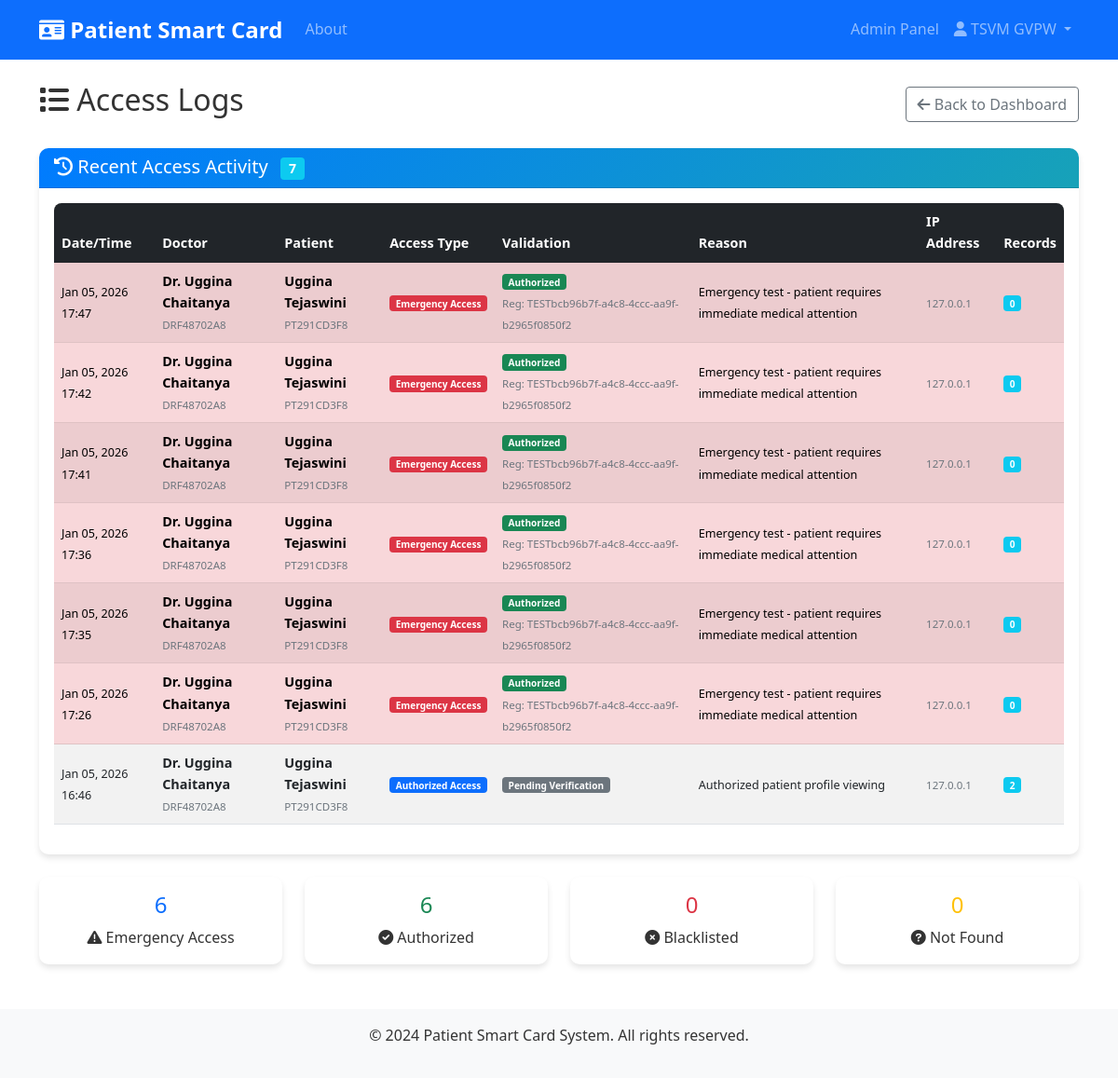
/admin-panel/access-logs/ (signed in), run on the app's committed database.
### patients/models.py (models this page shows, shortened)
class Patient(AbstractUser):
    BLOOD_GROUP_CHOICES = [
        ('A+', 'A+'),
        ('A-', 'A-'),
        ('B+', 'B+'),
        ('B-', 'B-'),
        ('AB+', 'AB+'),
        ('AB-', 'AB-'),
        ('O+', 'O+'),
        ('O-', 'O-'),
    ]
    GENDER_CHOICES = [
        ('M', 'Male'),
        ('F', 'Female'),
        ('O', 'Other'),
    ]
    id = models.UUIDField(primary_key=True, default=uuid.uuid4, editable=False)
    patient_id = models.CharField(max_length=20, unique=True, editable=False)
    username = models.CharField(max_length=150, unique=True, blank=True, null=True)  # Make username optional
    first_name = models.CharField(max_length=100)
    last_name = models.CharField(max_length=100)
    email = models.EmailField(unique=True)
    phone_number = models.CharField(max_length=20, unique=True)
    date_of_birth = models.DateField(null=True, blank=True)
    gender = models.CharField(max_length=1, choices=GENDER_CHOICES, null=True, blank=True)
    blood_group = models.CharField(max_length=3, choices=BLOOD_GROUP_CHOICES, null=True, blank=True)
    chronic_diseases = models.TextField(blank=True)
    allergies = models.TextField(blank=True)
    emergency_contact_name = models.CharField(max_length=100, blank=True)
    emergency_contact_phone = models.CharField(max_length=20, blank=True)
    emergency_contact_relation = models.CharField(max_length=50, blank=True)
    address = models.TextField(blank=True)
    profile_image = models.ImageField(upload_to='patient_images/', null=True, blank=True)
    qr_code = models.ImageField(upload_to='qr_codes/', null=True, blank=True)
    created_at = models.DateTimeField(auto_now_add=True)
    updated_at = models.DateTimeField(auto_now=True)
    objects = PatientManager()
    groups = models.ManyToManyField(
        'auth.Group',
        related_name='patient_users',
        blank=True,
        help_text='The groups this user belongs to.',
        verbose_name='groups',
    )
    user_permissions = models.ManyToManyField(
        'auth.Permission',
        related_name='patient_users',
        blank=True,
        help_text='Specific permissions for this user.',
        verbose_name='user permissions',
    )
    USERNAME_FIELD = 'email'
    REQUIRED_FIELDS = ['first_name', 'last_name', 'phone_number']

### doctors/models.py (models this page shows, shortened)
class AccessLog(models.Model):
    ACCESS_TYPES = [
        ('EMERGENCY', 'Emergency Access'),
        ('AUTHORIZED', 'Authorized Access'),
        ('ROUTINE', 'Routine Check'),
    ]
    VALIDATION_STATUSES = [
        ('AUTHORIZED', 'Authorized'),
        ('BLACKLISTED', 'Blacklisted'),
        ('NOT_FOUND', 'Not Found'),
        ('PENDING', 'Pending Verification'),
    ]
    id = models.UUIDField(primary_key=True, default=uuid.uuid4, editable=False)
    doctor = models.ForeignKey(Doctor, on_delete=models.CASCADE, related_name='access_logs')
    patient = models.ForeignKey(Patient, on_delete=models.CASCADE, related_name='doctor_access_logs')
    access_type = models.CharField(max_length=20, choices=ACCESS_TYPES, default='EMERGENCY')
    access_reason = models.TextField()
    accessed_at = models.DateTimeField(auto_now_add=True)
    ip_address = models.GenericIPAddressField(null=True, blank=True)
    user_agent = models.TextField(blank=True)
    records_viewed = models.PositiveIntegerField(default=0)
    validation_status = models.CharField(max_length=20, choices=VALIDATION_STATUSES, default='PENDING')
    registration_number_used = models.CharField(max_length=50, null=True, blank=True, help_text="Registration number used for validation")
    state_council_used = models.CharField(max_length=100, null=True, blank=True, help_text="State medical council used for validation")
    class Meta:
        ordering = ('-accessed_at',)

class Doctor(AbstractUser):
    SPECIALIZATION_CHOICES = [
        ('GENERAL', 'General Practitioner'),
        ('CARDIOLOGY', 'Cardiology'),
        ('NEUROLOGY', 'Neurology'),
        ('PEDIATRICS', 'Pediatrics'),
        ('ORTHOPEDICS', 'Orthopedics'),
        ('GYNECOLOGY', 'Gynecology'),
        ('DERMATOLOGY', 'Dermatology'),
        ('PSYCHIATRY', 'Psychiatry'),
        ('SURGERY', 'Surgery'),
        ('EMERGENCY', 'Emergency Medicine'),
        ('OTHER', 'Other'),
    ]
    id = models.UUIDField(primary_key=True, default=uuid.uuid4, editable=False)
    doctor_id = models.CharField(max_length=20, unique=True, editable=False)
    username = models.CharField(max_length=150, unique=True, blank=True, null=True)  # Make username optional
    nmc_registration_number = models.CharField(max_length=50, unique=True)
    first_name = models.CharField(max_length=100)
    last_name = models.CharField(max_length=100)
    email = models.EmailField(unique=True)
    phone_number = models.CharField(max_length=20, unique=True)
    specialization = models.CharField(max_length=20, choices=SPECIALIZATION_CHOICES)
    hospital_name = models.CharField(max_length=200)
    hospital_address = models.TextField()
    years_of_experience = models.PositiveIntegerField(default=0)
    medical_license_number = models.CharField(max_length=100, unique=True)
    state_medical_council = models.CharField(max_length=100, default='Andhra Pradesh Medical Council')
    is_verified = models.BooleanField(default=False)
    verification_date = models.DateTimeField(null=True, blank=True)
    created_at = models.DateTimeField(auto_now_add=True)
    updated_at = models.DateTimeField(auto_now=True)
    objects = DoctorManager()
    groups = models.ManyToManyField(
        'auth.Group',
        related_name='doctor_users',
        blank=True,
        help_text='The groups this user belongs to.',
        verbose_name='groups',
    )
    user_permissions = models.ManyToManyField(
        'auth.Permission',
        related_name='doctor_users',
        blank=True,
        help_text='Specific permissions for this user.',
        verbose_name='user permissions',
    )
    USERNAME_FIELD = 'email'
    REQUIRED_FIELDS = ['first_name', 'last_name', 'phone_number', 'nmc_registration_number']

### admin_panel/views.py (the view)
# urls.py: path('access-logs/', views.view_access_logs, name='view_access_logs'),
@login_required
def view_access_logs(request):
    if not request.user.is_superuser:
        messages.error(request, 'Access denied. Admin privileges required.')
        return redirect('admin_panel:login')
    logs = AccessLog.objects.all().order_by('-accessed_at')
    emergency_count = logs.filter(access_type='EMERGENCY').count()
    authorized_count = logs.filter(validation_status='AUTHORIZED').count()
    blacklisted_count = logs.filter(validation_status='BLACKLISTED').count()
    not_found_count = logs.filter(validation_status='NOT_FOUND').count()
    context = {
        'logs': logs,
        'emergency_count': emergency_count,
        'authorized_count': authorized_count,
        'blacklisted_count': blacklisted_count,
        'not_found_count': not_found_count,
    }
    return render(request, 'admin_panel/access_logs.html', context)

### authentication.py (called while the page is built, shortened)
    def get_user(self, user_id):
        try:
            patient = Patient.objects.get(pk=user_id)
            return patient
        except Patient.DoesNotExist:
            pass

### templates/admin_panel/access_logs.html (shortened to what this page needs)
{% extends 'base.html' %}
{% load static %}
{% block content %}
<div class="row">
    <div class="col-12">
        <div class="d-flex justify-content-between align-items-center mb-4">
            <h2><i class="fas fa-list"></i> Access Logs</h2>
            <div>
                <a href="{% url 'admin_panel:dashboard' %}" class="btn btn-outline-secondary">
                    <i class="fas fa-arrow-left"></i> Back to Dashboard
                </a>
            </div>
        </div>
    </div>
</div>
<div class="row">
    <div class="col-12">
        <div class="card">
            <div class="card-header">
                <h5 class="mb-0">
                    <i class="fas fa-history"></i> Recent Access Activity
                    <span class="badge bg-info ms-2">{{ logs.count }}</span>
                </h5>
            </div>
            <div class="card-body">
                {% if logs %}
                <div class="table-responsive">
                    <table class="table table-striped table-hover">
                        <thead class="table-dark">
                            <tr>
                                <th>Date/Time</th>
                                <th>Doctor</th>
                                <th>Patient</th>
                                <th>Access Type</th>
                                <th>Validation</th>
                                <th>Reason</th>
                                <th>IP Address</th>
                                <th>Records</th>
                            </tr>
                        </thead>
                        <tbody>
                            {% for log in logs %}
                            <tr class="{% if log.access_type == 'EMERGENCY' %}table-danger{% endif %}">
                                <td>
                                    <small>{{ log.accessed_at|date:"M d, Y H:i" }}</small>
                                </td>
                                <td>
                                    <div>
                                        <strong>Dr. {{ log.doctor.first_name }} {{ log.doctor.last_name }}</strong>
                                        <br><small class="text-muted">{{ log.doctor.doctor_id }}</small>
                                    </div>
                                </td>
                                <td>
                                    <div>
                                        <strong>{{ log.patient.first_name }} {{ log.patient.last_name }}</strong>
                                        <br><small class="text-muted">{{ log.patient.patient_id }}</small>
                                    </div>
                                </td>
                                <td>
                                    <span class="badge {% if log.access_type == 'EMERGENCY' %}bg-danger{% else %}bg-primary{% endif %}">
                                        {{ log.get_access_type_display }}
                                    </span>
                                </td>
                                <td>
                                    <span class="badge {% if log.validation_status == 'AUTHORIZED' %}bg-success{% elif log.validation_status == 'BLACKLISTED' %}bg-danger{% elif log.validation_status == 'NOT_FOUND' %}bg-warning{% else %}bg-secondary{% endif %}">
                                        {{ log.get_validation_status_display }}
                                    </span>
                                    {% if log.registration_number_used %}
                                    <br><small class="text-muted">Reg: {{ log.registration_number_used }}</small>
                                    {% endif %}
                                </td>
                                <td>
                                    <small>{{ log.access_reason|truncatewords:8 }}</small>
                                </td>
                                <td>
                                    <small class="text-muted">{{ log.ip_address }}</small>
                                </td>
                                <td>
                                    <span class="badge bg-info">{{ log.records_viewed }}</span>
                                </td>
                            </tr>
                            {% endfor %}
                        </tbody>
                    </table>
                </div>
                {% else %}
                <div class="text-center py-5">
                    <i class="fas fa-history fa-3x text-muted mb-3"></i>
                    <h5 class="text-muted">No Access Logs Found</h5>
                    <p class="text-muted">No access activity has been recorded yet.</p>
                </div>
                {% endif %}
            </div>
        </div>
    </div>
</div>
<div class="row mt-4">
    <div class="col-md-3">
        <div class="card text-center">
            <div class="card-body">
                <h4 class="text-primary">{{ emergency_count }}</h4>
                <p class="mb-0"><i class="fas fa-exclamation-triangle"></i> Emergency Access</p>
            </div>
        </div>
    </div>
    <div class="col-md-3">
        <div class="card text-center">
            <div class="card-body">
                <h4 class="text-success">{{ authorized_count }}</h4>
                <p class="mb-0"><i class="fas fa-check-circle"></i> Authorized</p>
            </div>
        </div>
    </div>
    <div class="col-md-3">
        <div class="card text-center">
            <div class="card-body">
                <h4 class="text-danger">{{ blacklisted_count }}</h4>
                <p class="mb-0"><i class="fas fa-times-circle"></i> Blacklisted</p>
            </div>
        </div>
    </div>
    <div class="col-md-3">
        <div class="card text-center">
            <div class="card-body">
                <h4 class="text-warning">{{ not_found_count }}</h4>
                <p class="mb-0"><i class="fas fa-question-circle"></i> Not Found</p>
            </div>
        </div>
    </div>
</div>
{% endblock %}

### templates/base.html (shortened to what this page needs)
{% load static %}
<!DOCTYPE html>
<html lang="en">
<head>
    <link href="https://cdn.jsdelivr.net/npm/bootstrap@5.1.3/dist/css/bootstrap.min.css" rel="stylesheet">
    <link href="https://cdnjs.cloudflare.com/ajax/libs/font-awesome/6.0.0/css/all.min.css" rel="stylesheet">
    <link href="{% static 'css/style.css' %}" rel="stylesheet">
</head>
<body>
    <nav class="navbar navbar-expand-lg navbar-dark bg-primary">
        <div class="container">
            <a class="navbar-brand" href="{% url 'patients:home' %}">
                <i class="fas fa-id-card"></i> Patient Smart Card
            </a>
            <div class="collapse navbar-collapse" id="navbarNav">
                <ul class="navbar-nav me-auto">
                    <li class="nav-item">
                        <a class="nav-link" href="{% url 'about' %}">About</a>
                    </li>
                </ul>
                <ul class="navbar-nav">
                    {% if user.is_authenticated %}
                        {% if user.is_superuser %}
                            <li class="nav-item">
                                <a class="nav-link" href="{% url 'admin_panel:dashboard' %}">Admin Panel</a>
                            </li>
                        {% endif %}
                        <li class="nav-item dropdown">
                            <a class="nav-link dropdown-toggle" href="#" id="navbarDropdown" role="button" data-bs-toggle="dropdown">
                                <i class="fas fa-user"></i> {{ user.get_full_name|default:user.email }}
                            </a>
                        </li>
                    {% endif %}
                </ul>
            </div>
        </div>
    </nav>
    <main class="container mt-4">
        {% block content %}
        {% endblock %}
    </main>
    <footer class="bg-light text-center py-3 mt-5">
        <div class="container">
            <p>&copy; 2024 Patient Smart Card System. All rights reserved.</p>
        </div>
    </footer>
</body>
</html>

### static/css/style.css (style rules this page uses)
:root { --primary-color: #007bff; --secondary-color: #6c757d; --success-color: #28a745; --danger-color: #dc3545; --warning-color: #ffc107; --info-color: #17a2b8; --light-color: #f8f9fa; --dark-color: #343a40; }
body { font-family: 'Segoe UI', Tahoma, Geneva, Verdana, sans-serif; line-height: 1.6; color: #333; }
.navbar-brand { font-weight: bold; font-size: 1.5rem; }
.card { border: none; border-radius: 10px; box-shadow: 0 4px 6px rgba(0, 0, 0, 0.1); transition: transform 0.3s ease, box-shadow 0.3s ease; }
.card-header { background: linear-gradient(135deg, var(--primary-color), var(--info-color)); color: white; border-radius: 10px 10px 0 0 !important; font-weight: bold; }

### templates/admin_panel/access_logs.html (style rules this page uses)
.table-responsive { border-radius: 8px; overflow: hidden; }
.table th { border-top: none; font-weight: 600; font-size: 0.9em; }
.table td { vertical-align: middle; font-size: 0.9em; }
.table-danger { background-color: #fff5f5 !important; }
.badge { font-size: 0.7em; }
.text-muted { font-size: 0.8em; }

### data on the page
Patient: get_full_name "TSVM GVPW"
AccessLog: accessed_at "Jan 05, 2026 17:47", doctor.first_name "Uggina", doctor.last_name "Chaitanya", doctor.doctor_id "DRF48702A8", patient.first_name "Uggina", patient.last_name "Tejaswini", patient.patient_id "PT291CD3F8", access_type "Emergency Access", validation_status "Authorized", registration_number_used "TESTbcb96b7f-a4c8-4ccc-aa9f-b2965f0850f2", access_reason "Emergency test - patient requires immediate medical attention", ip_address "127.0.0.1", records_viewed "0"
AccessLog: accessed_at "Jan 05, 2026 17:42", doctor.first_name "Uggina", doctor.last_name "Chaitanya", doctor.doctor_id "DRF48702A8", patient.first_name "Uggina", patient.last_name "Tejaswini", patient.patient_id "PT291CD3F8", access_type "Emergency Access", validation_status "Authorized", registration_number_used "TESTbcb96b7f-a4c8-4ccc-aa9f-b2965f0850f2", access_reason "Emergency test - patient requires immediate medical attention", ip_address "127.0.0.1", records_viewed "0"
AccessLog: accessed_at "Jan 05, 2026 17:41", doctor.first_name "Uggina", doctor.last_name "Chaitanya", doctor.doctor_id "DRF48702A8", patient.first_name "Uggina", patient.last_name "Tejaswini", patient.patient_id "PT291CD3F8", access_type "Emergency Access", validation_status "Authorized", registration_number_used "TESTbcb96b7f-a4c8-4ccc-aa9f-b2965f0850f2", access_reason "Emergency test - patient requires immediate medical attention", ip_address "127.0.0.1", records_viewed "0"
AccessLog: accessed_at "Jan 05, 2026 17:36", doctor.first_name "Uggina", doctor.last_name "Chaitanya", doctor.doctor_id "DRF48702A8", patient.first_name "Uggina", patient.last_name "Tejaswini", patient.patient_id "PT291CD3F8", access_type "Emergency Access", validation_status "Authorized", registration_number_used "TESTbcb96b7f-a4c8-4ccc-aa9f-b2965f0850f2", access_reason "Emergency test - patient requires immediate medical attention", ip_address "127.0.0.1", records_viewed "0"
AccessLog: accessed_at "Jan 05, 2026 17:35", doctor.first_name "Uggina", doctor.last_name "Chaitanya", doctor.doctor_id "DRF48702A8", patient.first_name "Uggina", patient.last_name "Tejaswini", patient.patient_id "PT291CD3F8", access_type "Emergency Access", validation_status "Authorized", registration_number_used "TESTbcb96b7f-a4c8-4ccc-aa9f-b2965f0850f2", access_reason "Emergency test - patient requires immediate medical attention", ip_address "127.0.0.1", records_viewed "0"
AccessLog: accessed_at "Jan 05, 2026 17:26", doctor.first_name "Uggina", doctor.last_name "Chaitanya", doctor.doctor_id "DRF48702A8", patient.first_name "Uggina", patient.last_name "Tejaswini", patient.patient_id "PT291CD3F8", access_type "Emergency Access", validation_status "Authorized", registration_number_used "TESTbcb96b7f-a4c8-4ccc-aa9f-b2965f0850f2", access_reason "Emergency test - patient requires immediate medical attention", ip_address "127.0.0.1", records_viewed "0"
AccessLog: accessed_at "Jan 05, 2026 16:46", doctor.first_name "Uggina", doctor.last_name "Chaitanya", doctor.doctor_id "DRF48702A8", patient.first_name "Uggina", patient.last_name "Tejaswini", patient.patient_id "PT291CD3F8", access_type "Authorized Access", validation_status "Pending Verification", access_reason "Authorized patient profile viewing", ip_address "127.0.0.1", records_viewed "2"

### other printed values
{{ logs.count }} "7"
{{ emergency_count }} "6"
{{ authorized_count }} "6"
{{ blacklisted_count }} "0"
{{ not_found_count }} "0"
